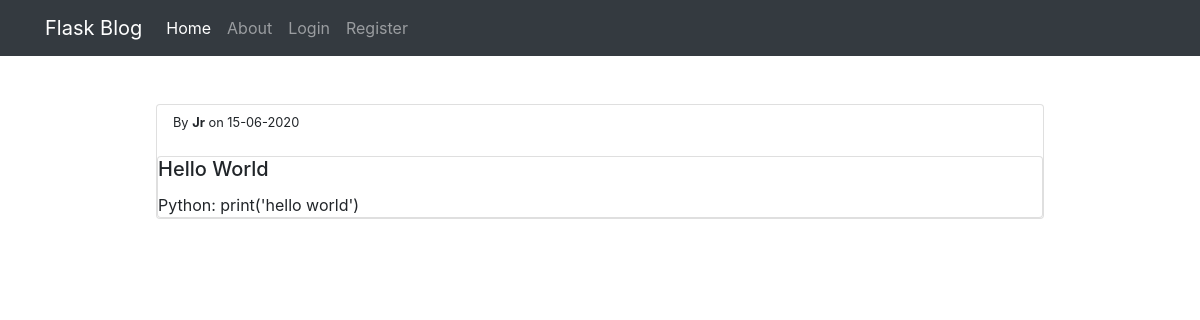
The app's page /post/4 with its own data.
### flaskblog/models.py (models this page shows, shortened)
class User(db.Model, UserMixin):
    id = db.Column(db.Integer, primary_key = True)
    username = db.Column(db.String(20), unique=True, nullable=False)
    email = db.Column(db.String(40), unique=True, nullable=False)
    password = db.Column(db.String(120),nullable=False)
    posts = db.relationship("Post",backref='author', lazy=True)

class Post(db.Model, UserMixin):
    id = db.Column(db.Integer, primary_key = True)
    title = db.Column(db.String(60), nullable=False)
    description = db.Column(db.Text, nullable=False)
    date_posted = db.Column(db.DateTime,default = datetime.utcnow)
    user_id = db.Column(db.Integer, db.ForeignKey('user.id'), nullable=False)

### flaskblog/routes.py (the view)
@app.route('/post/<int:post_id>',methods=["GET","POST"])
def get_post(post_id):
    post= Post.query.get(post_id)
    return render_template('get_post.html',title=f'Post {post_id}', post=post)

### flaskblog/templates/get_post.html (shortened to what this page needs)
{%extends 'layout.html'%}
{%block content%}
<div class = 'mx-auto' style= 'width: 80%'>
        <div class='card mt-2'>
                <small class = 'ml-3 mt-2'>
                        By <strong>{{post.author.username}}</strong>
                        on {{post.date_posted.strftime('%d-%m-%Y')}}
                </small>
                <br>
                <div class='card body'>
                        <h5 class='card-title'>{{post.title}}</h5>
                        <p class= 'card-text'>{{post.description}}</p>
                </div>
        </div>
</div>
{%endblock%}

### records on screen
User: author.username "Jr"
Post: date_posted "15-06-2020", title "Hello World", description "Python: print('hello world')"
